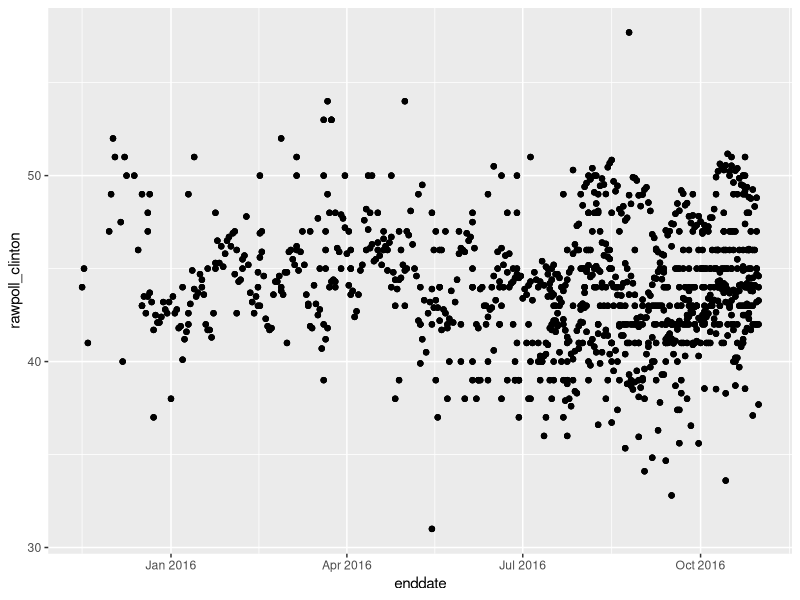
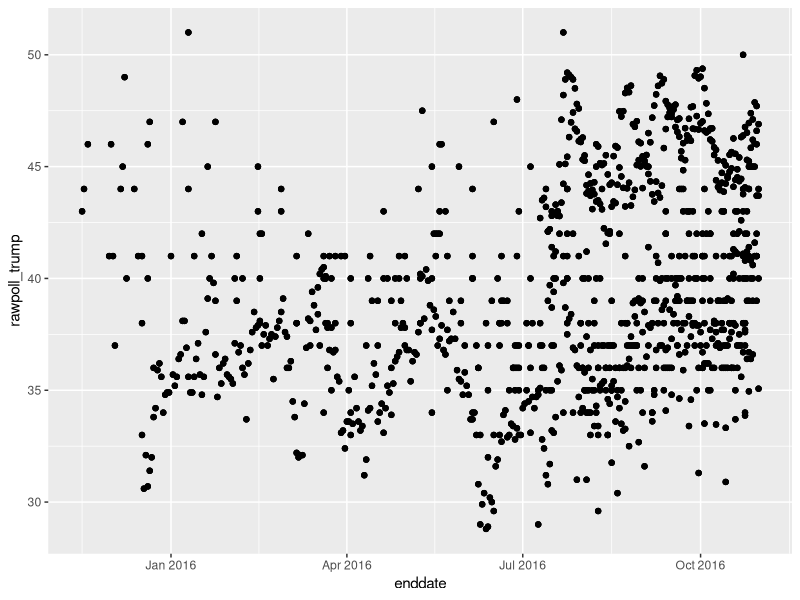
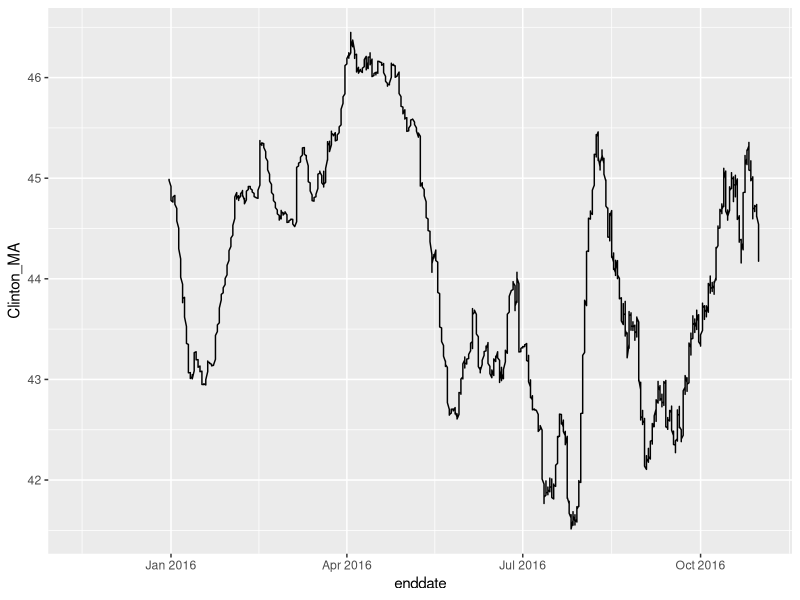
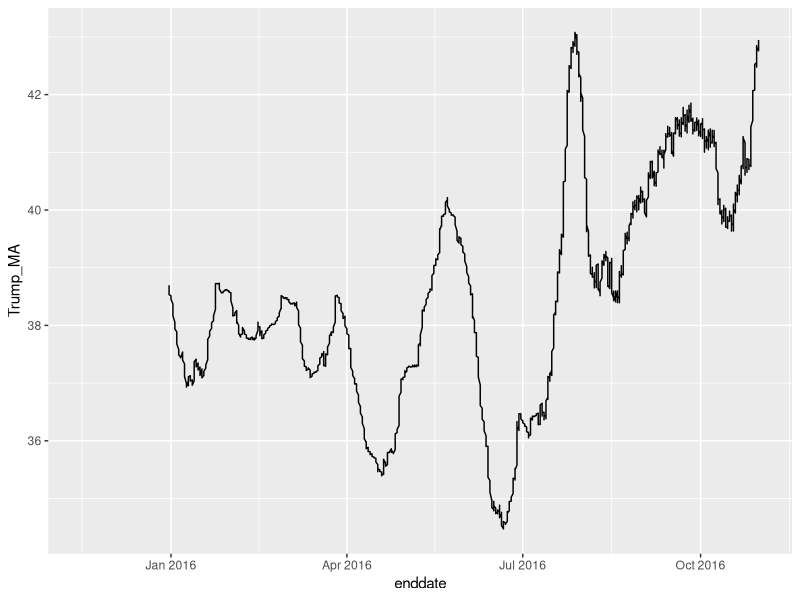
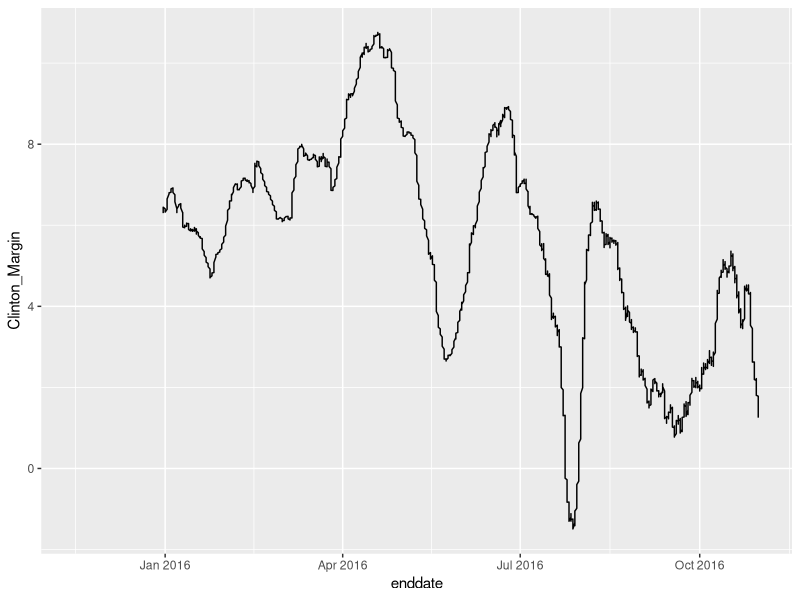

The R script that drew these images, in order: (Note: this script raises an error after producing the figures.)
## ---- chunk 1
knitr::opts_chunk$set(echo = TRUE)
## ---- chunk 2
library(readr)

Raw_Data <- read_csv("presidential_polls.csv")

str(Raw_Data)
## ---- chunk 3
library(dplyr)

Clean_Data <- Raw_Data %>% select(-c(cycle:forecastdate, rawpoll_johnson, rawpoll_mcmullin, adjpoll_johnson:timestamp))

str(Clean_Data)
## ---- chunk 4
install.packages("lubridate")
library(lubridate)

National_Polls <- Clean_Data %>% 
  select(state, enddate, samplesize, rawpoll_clinton, rawpoll_trump) %>%
  filter(state == "U.S.") %>%
  mutate(enddate = mdy(enddate)) %>%
  arrange(enddate)

str(National_Polls)
## ---- chunk 5
install.packages("ggplot2")
library("ggplot2")

ggplot(data = National_Polls, aes(x=enddate, y=rawpoll_clinton)) +
  geom_point()
## ---- chunk 6
ggplot(data = National_Polls, aes(x=enddate, y=rawpoll_trump)) +
  geom_point()
## ---- chunk 7
install.packages("zoo")
library(zoo)

National_Polls <- National_Polls %>%
  mutate(Clinton_MA = rollmean(rawpoll_clinton, 100, na.pad=TRUE, align="right"))

ggplot(data = National_Polls, aes(x=enddate, y=Clinton_MA)) +
  geom_line()
## ---- chunk 8
National_Polls <- National_Polls %>%
  mutate(Trump_MA = rollmean(rawpoll_trump, 100, na.pad=TRUE, align="right"))

ggplot(data = National_Polls, aes(x=enddate, y=Trump_MA)) +
  geom_line()
## ---- chunk 9
National_Polls <- National_Polls %>%
  mutate(Clinton_Margin = Clinton_MA - Trump_MA)

ggplot(National_Polls, aes(x=enddate, y=Clinton_Margin)) +
  geom_line()
## ---- chunk 10
# Alabama
Alabama <- Clean_Data %>% 
  select(state, enddate, samplesize, rawpoll_clinton, rawpoll_trump) %>%
  filter(state == "Alabama") %>%
  mutate(enddate = mdy(enddate)) %>%
  arrange(enddate)

Alabama <- Alabama %>%
  mutate(Clinton_Margin = rawpoll_clinton - rawpoll_trump)
summary(Alabama)

Alabama_Train <- National_Polls 
Alabama_Test <- Alabama

Alabama_model <- glm()
Alabama_predict <- predict(Alabama_model, type = "response")

table(, Alabama_predict >= 0.5)


# Alaska
Alaska <- Clean_Data %>% 
  select(state, enddate, samplesize, rawpoll_clinton, rawpoll_trump) %>%
  filter(state == "Alaska") %>%
  mutate(enddate = mdy(enddate)) %>%
  arrange(enddate)

str(Alaska)

# Arizona
Arizona <- Clean_Data %>% 
  select(state, enddate, samplesize, rawpoll_clinton, rawpoll_trump) %>%
  filter(state == "Arizona") %>%
  mutate(enddate = mdy(enddate)) %>%
  arrange(enddate)

str(Arizona)

# Arkansas
Arkansas <- Clean_Data %>% 
  select(state, enddate, samplesize, rawpoll_clinton, rawpoll_trump) %>%
  filter(state == "Arkansas") %>%
  mutate(enddate = mdy(enddate)) %>%
  arrange(enddate)

str(Arkansas)

# California
California <- Clean_Data %>% 
  select(state, enddate, samplesize, rawpoll_clinton, rawpoll_trump) %>%
  filter(state == "California") %>%
  mutate(enddate = mdy(enddate)) %>%
  arrange(enddate)

str(California)

# Colorado
Colorado <- Clean_Data %>% 
  select(state, enddate, samplesize, rawpoll_clinton, rawpoll_trump) %>%
  filter(state == "Colorado") %>%
  mutate(enddate = mdy(enddate)) %>%
  arrange(enddate)

str(Colorado)

# Connecticut
Connecticut <- Clean_Data %>% 
  select(state, enddate, samplesize, rawpoll_clinton, rawpoll_trump) %>%
  filter(state == "Connecticut") %>%
  mutate(enddate = mdy(enddate)) %>%
  arrange(enddate)

str(Connecticut)

# Delaware
Delaware <- Clean_Data %>% 
  select(state, enddate, samplesize, rawpoll_clinton, rawpoll_trump) %>%
  filter(state == "Delaware") %>%
  mutate(enddate = mdy(enddate)) %>%
  arrange(enddate)

str(Delaware)

# District_of_Columbia  
District_of_Columbia <- Clean_Data %>% 
  select(state, enddate, samplesize, rawpoll_clinton, rawpoll_trump) %>%
  filter(state == "District of Columbia") %>%
  mutate(enddate = mdy(enddate)) %>%
  arrange(enddate)

str(District_of_Columbia)

# Florida
Florida <- Clean_Data %>% 
  select(state, enddate, samplesize, rawpoll_clinton, rawpoll_trump) %>%
  filter(state == "Florida") %>%
  mutate(enddate = mdy(enddate)) %>%
  arrange(enddate)

str(Florida)

# Georgia
Georgia <- Clean_Data %>% 
  select(state, enddate, samplesize, rawpoll_clinton, rawpoll_trump) %>%
  filter(state == "Georgia") %>%
  mutate(enddate = mdy(enddate)) %>%
  arrange(enddate)

str(Georgia)

# Hawaii
Hawaii <- Clean_Data %>% 
  select(state, enddate, samplesize, rawpoll_clinton, rawpoll_trump) %>%
  filter(state == "Hawaii") %>%
  mutate(enddate = mdy(enddate)) %>%
  arrange(enddate)

str(Hawaii)

#Idaho
Idaho <- Clean_Data %>% 
  select(state, enddate, samplesize, rawpoll_clinton, rawpoll_trump) %>%
  filter(state == "Idaho") %>%
  mutate(enddate = mdy(enddate)) %>%
  arrange(enddate)

str(Idaho)

# Illinois
Illinois <- Clean_Data %>% 
  select(state, enddate, samplesize, rawpoll_clinton, rawpoll_trump) %>%
  filter(state == "Illinois") %>%
  mutate(enddate = mdy(enddate)) %>%
  arrange(enddate)

str(Illinois)

# Indiana
Indiana <- Clean_Data %>% 
  select(state, enddate, samplesize, rawpoll_clinton, rawpoll_trump) %>%
  filter(state == "Indiana") %>%
  mutate(enddate = mdy(enddate)) %>%
  arrange(enddate)

str(Indiana)

# Iowa
Iowa <- Clean_Data %>% 
  select(state, enddate, samplesize, rawpoll_clinton, rawpoll_trump) %>%
  filter(state == "Iowa") %>%
  mutate(enddate = mdy(enddate)) %>%
  arrange(enddate)

str(Iowa)

# Kansas
Kansas <- Clean_Data %>% 
  select(state, enddate, samplesize, rawpoll_clinton, rawpoll_trump) %>%
  filter(state == "Kansas") %>%
  mutate(enddate = mdy(enddate)) %>%
  arrange(enddate)

str(Kansas)

# Kentucky
Kentucky <- Clean_Data %>% 
  select(state, enddate, samplesize, rawpoll_clinton, rawpoll_trump) %>%
  filter(state == "Kentucky") %>%
  mutate(enddate = mdy(enddate)) %>%
  arrange(enddate)

str(Kentucky)

# Louisiana
Louisiana <- Clean_Data %>% 
  select(state, enddate, samplesize, rawpoll_clinton, rawpoll_trump) %>%
  filter(state == "Louisiana") %>%
  mutate(enddate = mdy(enddate)) %>%
  arrange(enddate)

str(Louisiana)

# Maine
Maine <- Clean_Data %>% 
  select(state, enddate, samplesize, rawpoll_clinton, rawpoll_trump) %>%
  filter(state == "Maine") %>%
  mutate(enddate = mdy(enddate)) %>%
  arrange(enddate)

str(Maine)

# Maryland
Maryland <- Clean_Data %>% 
  select(state, enddate, samplesize, rawpoll_clinton, rawpoll_trump) %>%
  filter(state == "Maryland") %>%
  mutate(enddate = mdy(enddate)) %>%
  arrange(enddate)

str(Maryland)

# Massachusetts
Massachusetts <- Clean_Data %>% 
  select(state, enddate, samplesize, rawpoll_clinton, rawpoll_trump) %>%
  filter(state == "Massachusetts") %>%
  mutate(enddate = mdy(enddate)) %>%
  arrange(enddate)

str(Massachusetts)

# Michigan
Michigan <- Clean_Data %>% 
  select(state, enddate, samplesize, rawpoll_clinton, rawpoll_trump) %>%
  filter(state == "Michigan") %>%
  mutate(enddate = mdy(enddate)) %>%
  arrange(enddate)

str(Michigan)

# Minnesota
Minnesota <- Clean_Data %>% 
  select(state, enddate, samplesize, rawpoll_clinton, rawpoll_trump) %>%
  filter(state == "Minnesota") %>%
  mutate(enddate = mdy(enddate)) %>%
  arrange(enddate)

str(Minnesota)

# Mississippi
Mississippi <- Clean_Data %>% 
  select(state, enddate, samplesize, rawpoll_clinton, rawpoll_trump) %>%
  filter(state == "Mississippi") %>%
  mutate(enddate = mdy(enddate)) %>%
  arrange(enddate)

str(Mississippi)

# Missouri
Missouri <- Clean_Data %>% 
  select(state, enddate, samplesize, rawpoll_clinton, rawpoll_trump) %>%
  filter(state == "Missouri") %>%
  mutate(enddate = mdy(enddate)) %>%
  arrange(enddate)

str(Missouri)

# Montana
Montana <- Clean_Data %>% 
  select(state, enddate, samplesize, rawpoll_clinton, rawpoll_trump) %>%
  filter(state == "Montana") %>%
  mutate(enddate = mdy(enddate)) %>%
  arrange(enddate)

str(Montana)

# Nebraska  
Nebraska <- Clean_Data %>% 
  select(state, enddate, samplesize, rawpoll_clinton, rawpoll_trump) %>%
  filter(state == "Nebraska") %>%
  mutate(enddate = mdy(enddate)) %>%
  arrange(enddate)

str(Nebraska)

# Nevada
Nevada <- Clean_Data %>% 
  select(state, enddate, samplesize, rawpoll_clinton, rawpoll_trump) %>%
  filter(state == "Nevada") %>%
  mutate(enddate = mdy(enddate)) %>%
  arrange(enddate)

str(Nevada)

# New_Hampshire
New_Hampshire <- Clean_Data %>% 
  select(state, enddate, samplesize, rawpoll_clinton, rawpoll_trump) %>%
  filter(state == "New Hampshire") %>%
  mutate(enddate = mdy(enddate)) %>%
  arrange(enddate)

str(New_Hampshire)

# New_Jersey
New_Jersey <- Clean_Data %>% 
  select(state, enddate, samplesize, rawpoll_clinton, rawpoll_trump) %>%
  filter(state == "New Jersey") %>%
  mutate(enddate = mdy(enddate)) %>%
  arrange(enddate)

str(New_Jersey)

# New_Mexico
New_Mexico <- Clean_Data %>% 
  select(state, enddate, samplesize, rawpoll_clinton, rawpoll_trump) %>%
  filter(state == "New Mexico") %>%
  mutate(enddate = mdy(enddate)) %>%
  arrange(enddate)

str(New_Mexico)

# New_York
New_York <- Clean_Data %>% 
  select(state, enddate, samplesize, rawpoll_clinton, rawpoll_trump) %>%
  filter(state == "New York") %>%
  mutate(enddate = mdy(enddate)) %>%
  arrange(enddate)

str(New_York)

# North_Carolina
North_Carolina <- Clean_Data %>% 
  select(state, enddate, samplesize, rawpoll_clinton, rawpoll_trump) %>%
  filter(state == "North Carolina") %>%
  mutate(enddate = mdy(enddate)) %>%
  arrange(enddate)

str(North_Carolina)

# North_Dakota
North_Dakota <- Clean_Data %>% 
  select(state, enddate, samplesize, rawpoll_clinton, rawpoll_trump) %>%
  filter(state == "North Dakota") %>%
  mutate(enddate = mdy(enddate)) %>%
  arrange(enddate)

str(North_Dakota)

# Ohio
Ohio <- Clean_Data %>% 
  select(state, enddate, samplesize, rawpoll_clinton, rawpoll_trump) %>%
  filter(state == "Ohio") %>%
  mutate(enddate = mdy(enddate)) %>%
  arrange(enddate)

str(Ohio)

# Oklahoma
Oklahoma <- Clean_Data %>% 
  select(state, enddate, samplesize, rawpoll_clinton, rawpoll_trump) %>%
  filter(state == "Oklahoma") %>%
  mutate(enddate = mdy(enddate)) %>%
  arrange(enddate)

str(Oklahoma)

# Oregon
Oregon <- Clean_Data %>% 
  select(state, enddate, samplesize, rawpoll_clinton, rawpoll_trump) %>%
  filter(state == "Oregon") %>%
  mutate(enddate = mdy(enddate)) %>%
  arrange(enddate)

str(Oregon)

# Pennsylvania
Pennsylvania <- Clean_Data %>% 
  select(state, enddate, samplesize, rawpoll_clinton, rawpoll_trump) %>%
  filter(state == "Pennsylvania") %>%
  mutate(enddate = mdy(enddate)) %>%
  arrange(enddate)

str(Pennsylvania)

# Rhode_Island
Rhode_Island <- Clean_Data %>% 
  select(state, enddate, samplesize, rawpoll_clinton, rawpoll_trump) %>%
  filter(state == "Rhode Island") %>%
  mutate(enddate = mdy(enddate)) %>%
  arrange(enddate)

str(Rhode_Island)

# South_Carolina
South_Carolina <- Clean_Data %>% 
  select(state, enddate, samplesize, rawpoll_clinton, rawpoll_trump) %>%
  filter(state == "South Carolina") %>%
  mutate(enddate = mdy(enddate)) %>%
  arrange(enddate)

str(South_Carolina)

# South_Dakota
South_Dakota <- Clean_Data %>% 
  select(state, enddate, samplesize, rawpoll_clinton, rawpoll_trump) %>%
  filter(state == "South Dakota") %>%
  mutate(enddate = mdy(enddate)) %>%
  arrange(enddate)

str(South_Dakota)

# Tennessee
Tennessee <- Clean_Data %>% 
  select(state, enddate, samplesize, rawpoll_clinton, rawpoll_trump) %>%
  filter(state == "Tennessee") %>%
  mutate(enddate = mdy(enddate)) %>%
  arrange(enddate)

str(Tennessee)

# Texas
Texas <- Clean_Data %>% 
  select(state, enddate, samplesize, rawpoll_clinton, rawpoll_trump) %>%
  filter(state == "Texas") %>%
  mutate(enddate = mdy(enddate)) %>%
  arrange(enddate)

str(Texas)

# Utah
Utah <- Clean_Data %>% 
  select(state, enddate, samplesize, rawpoll_clinton, rawpoll_trump) %>%
  filter(state == "Utah") %>%
  mutate(enddate = mdy(enddate)) %>%
  arrange(enddate)

str(Utah)

# Vermont
Vermont <- Clean_Data %>% 
  select(state, enddate, samplesize, rawpoll_clinton, rawpoll_trump) %>%
  filter(state == "Vermont") %>%
  mutate(enddate = mdy(enddate)) %>%
  arrange(enddate)

str(Vermont)

# Virginia
Virginia <- Clean_Data %>% 
  select(state, enddate, samplesize, rawpoll_clinton, rawpoll_trump) %>%
  filter(state == "Virginia") %>%
  mutate(enddate = mdy(enddate)) %>%
  arrange(enddate)

str(Virginia)

# Washington
Washington <- Clean_Data %>% 
  select(state, enddate, samplesize, rawpoll_clinton, rawpoll_trump) %>%
  filter(state == "Washington") %>%
  mutate(enddate = mdy(enddate)) %>%
  arrange(enddate)

str(Washington)

# West_Virginia
West_Virginia <- Clean_Data %>% 
  select(state, enddate, samplesize, rawpoll_clinton, rawpoll_trump) %>%
  filter(state == "West Virginia") %>%
  mutate(enddate = mdy(enddate)) %>%
  arrange(enddate)

str(West_Virginia)

# Wisconsin
Wisconsin <- Clean_Data %>% 
  select(state, enddate, samplesize, rawpoll_clinton, rawpoll_trump) %>%
  filter(state == "Wisconsin") %>%
  mutate(enddate = mdy(enddate)) %>%
  arrange(enddate)

str(Wisconsin)

# Wyoming
Wyoming <- Clean_Data %>% 
  select(state, enddate, samplesize, rawpoll_clinton, rawpoll_trump) %>%
  filter(state == "Wyoming") %>%
  mutate(enddate = mdy(enddate)) %>%
  arrange(enddate)

str(Wyoming)

